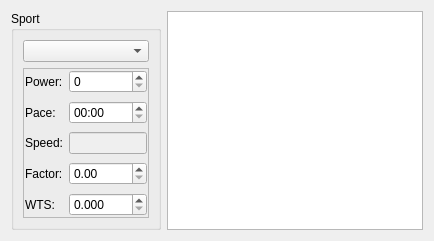
        <widget class="QWidget" name="Thresholds">
         <attribute name="title">
          <string>Thresholds</string>
         </attribute>
         <layout class="QHBoxLayout" name="horizontalLayout_5">
          <item>
           <widget class="QGroupBox" name="groupBox_4">
            <property name="sizePolicy">
             <sizepolicy hsizetype="Preferred" vsizetype="Preferred">
              <horstretch>2</horstretch>
              <verstretch>0</verstretch>
             </sizepolicy>
            </property>
            <property name="minimumSize">
             <size>
              <width>150</width>
              <height>0</height>
             </size>
            </property>
            <property name="maximumSize">
             <size>
              <width>150</width>
              <height>16777215</height>
             </size>
            </property>
            <property name="title">
             <string>Sport</string>
            </property>
            <layout class="QVBoxLayout" name="verticalLayout_4">
             <item>
              <widget class="QComboBox" name="comboBox_thresSport"/>
             </item>
             <item>
              <widget class="QFrame" name="frame_5">
               <property name="frameShape">
                <enum>QFrame::StyledPanel</enum>
               </property>
               <property name="frameShadow">
                <enum>QFrame::Raised</enum>
               </property>
               <layout class="QFormLayout" name="formLayout_2">
                <property name="horizontalSpacing">
                 <number>5</number>
                </property>
                <property name="verticalSpacing">
                 <number>8</number>
                </property>
                <property name="leftMargin">
                 <number>1</number>
                </property>
                <property name="topMargin">
                 <number>1</number>
                </property>
                <property name="rightMargin">
                 <number>1</number>
                </property>
                <property name="bottomMargin">
                 <number>1</number>
                </property>
                <item row="0" column="0">
                 <widget class="QLabel" name="label_8">
                  <property name="text">
                   <string>Power:</string>
                  </property>
                 </widget>
                </item>
                <item row="0" column="1">
                 <widget class="QSpinBox" name="spinBox_thresPower">
                  <property name="maximum">
                   <number>500</number>
                  </property>
                 </widget>
                </item>
                <item row="1" column="0">
                 <widget class="QLabel" name="label_9">
                  <property name="text">
                   <string>Pace:</string>
                  </property>
                 </widget>
                </item>
                <item row="1" column="1">
                 <widget class="QTimeEdit" name="timeEdit_thresPace">
                  <property name="displayFormat">
                   <string>mm:ss</string>
                  </property>
                 </widget>
                </item>
                <item row="2" column="0">
                 <widget class="QLabel" name="label_10">
                  <property name="text">
                   <string>Speed:</string>
                  </property>
                 </widget>
                </item>
                <item row="2" column="1">
                 <widget class="QLineEdit" name="lineEdit_speed">
                  <property name="enabled">
                   <bool>false</bool>
                  </property>
                 </widget>
                </item>
                <item row="3" column="0">
                 <widget class="QLabel" name="label_17">
                  <property name="text">
                   <string>Factor:</string>
                  </property>
                 </widget>
                </item>
                <item row="3" column="1">
                 <widget class="QDoubleSpinBox" name="doubleSpinBox_factor"/>
                </item>
                <item row="4" column="0">
                 <widget class="QLabel" name="label_watttospeed">
                  <property name="text">
                   <string>WTS:</string>
                  </property>
                 </widget>
                </item>
                <item row="4" column="1">
                 <widget class="QDoubleSpinBox" name="doubleSpinBox_watttospeed">
                  <property name="maximumSize">
                   <size>
                    <width>16777215</width>
                    <height>16777215</height>
                   </size>
                  </property>
                  <property name="decimals">
                   <number>3</number>
                  </property>
                  <property name="singleStep">
                   <double>0.050000000000000</double>
                  </property>
                 </widget>
                </item>
               </layout>
              </widget>
             </item>
            </layout>
           </widget>
          </item>
          <item>
           <widget class="QTableView" name="tableView_level">
            <property name="sizePolicy">
             <sizepolicy hsizetype="Expanding" vsizetype="Expanding">
              <horstretch>2</horstretch>
              <verstretch>0</verstretch>
             </sizepolicy>
            </property>
           </widget>
          </item>
         </layout>
        </widget>
